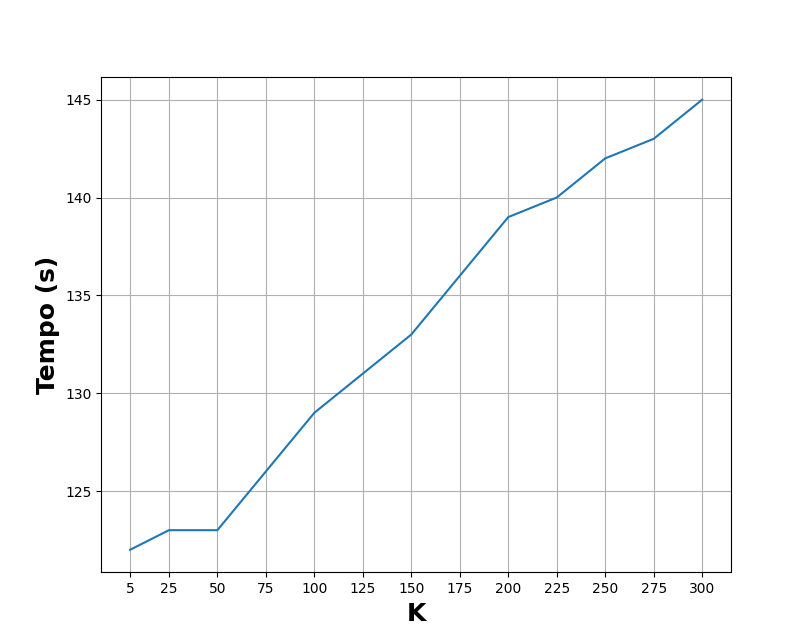

This chart was generated by the following Python code:
import matplotlib.pyplot as plt

rmse = [1.88856
,1.88725
,1.88809
,1.8885
,1.88872
,1.88918
,1.8893
,1.88949
,1.88953
,1.88967
,1.88979
,1.8898
,1.88995]

k = [5 ,25 ,50 ,75 ,100 ,125 ,150 ,175 ,200 ,225 ,250 ,275 ,300]

time = [122
,123
,123
,126
,129
,131
,133
,136
,139
,140
,142
,143
,145]

fig = plt.figure()
plt.plot(k,time)
plt.ylabel("Tempo (s)",fontsize='18', fontweight='bold')
plt.xlabel("K",fontsize='18', fontweight='bold')
plt.xticks(k)
plt.grid()
plt.show()
